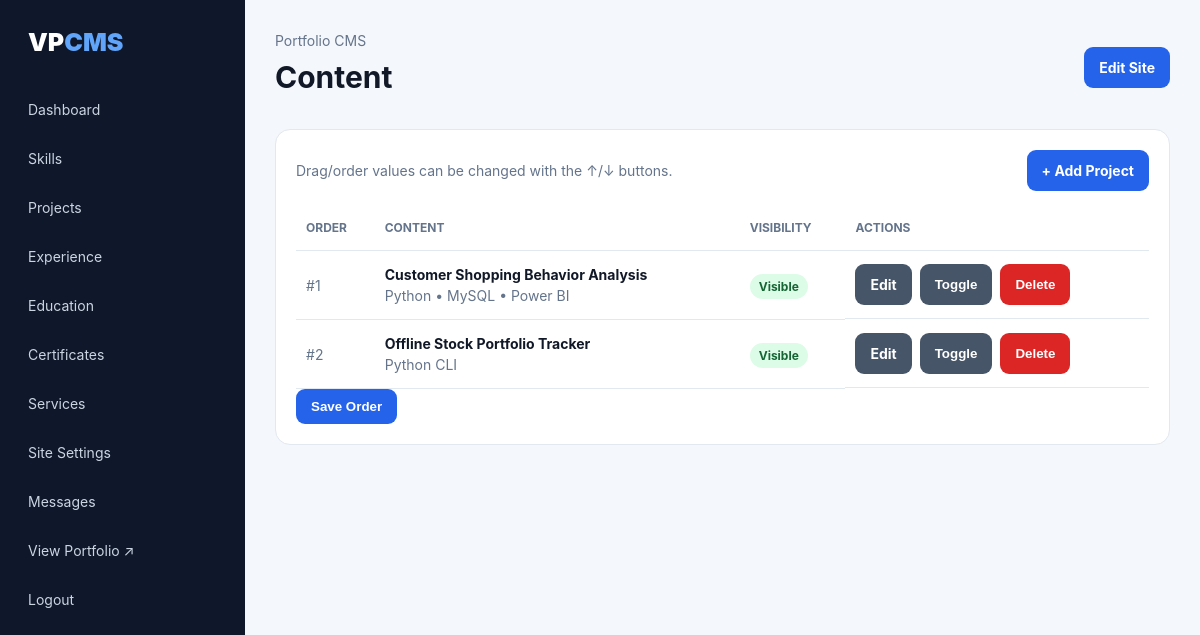
/admin/content.php (signed in), run on the app's committed database.
### tables this page shows
CREATE TABLE IF NOT EXISTS portfolio_items (
    id INT UNSIGNED AUTO_INCREMENT PRIMARY KEY,
    section ENUM('skills','projects','experience','education','certificates','services','socials') NOT NULL,
    title VARCHAR(180) NOT NULL,
    subtitle VARCHAR(255) DEFAULT '',
    description TEXT,
    image VARCHAR(255) DEFAULT '',
    url VARCHAR(500) DEFAULT '',
    meta VARCHAR(255) DEFAULT '',
    sort_order INT NOT NULL DEFAULT 0,
    is_visible TINYINT(1) NOT NULL DEFAULT 1,
    created_at TIMESTAMP DEFAULT CURRENT_TIMESTAMP,
    updated_at TIMESTAMP DEFAULT CURRENT_TIMESTAMP ON UPDATE CURRENT_TIMESTAMP,
    INDEX(section, sort_order, is_visible)
);

### config/config.php (called while the page is built, shortened)
<?php
function db(): PDO {
    static $pdo = null;
    if ($pdo === null) {
        $dsn = 'mysql:host=' . DB_HOST . ';dbname=' . DB_NAME . ';charset=utf8mb4';
        $pdo = new PDO($dsn, DB_USER, DB_PASS, [
            PDO::ATTR_ERRMODE => PDO::ERRMODE_EXCEPTION,
            PDO::ATTR_DEFAULT_FETCH_MODE => PDO::FETCH_ASSOC,
            PDO::ATTR_EMULATE_PREPARES => false,
        ]);
    }
    return $pdo;
}
function e(?string $value): string {
    return htmlspecialchars((string)$value, ENT_QUOTES, 'UTF-8');
}

### admin/content.php (the view, shortened to what this page needs)
<?php
$page_title=ucfirst($_GET['section']??'Content'); require __DIR__.'/_header.php';
$allowed=['skills','projects','experience','education','certificates','services'];
$section=$_GET['section']??'projects'; if(!in_array($section,$allowed,true)) exit('Invalid section.');
$action=$_GET['action']??'list'; $id=(int)($_GET['id']??0);
if($action==='add'||$action==='edit'){
 $item=$id? (function()use($id,$section){$s=db()->prepare("SELECT * FROM portfolio_items WHERE id=? AND section=?");$s->execute([$id,$section]);return $s->fetch();})():['title'=>'','subtitle'=>'','description'=>'','url'=>'','meta'=>'','image'=>''];
?>
<div class="panel"><form method="post" enctype="multipart/form-data"><input type="hidden" name="csrf" value="<?=e(csrf_token())?>">
<div class="form-grid"><div class="field"><label>Title</label><input name="title" value="<?=e($item['title'])?>" required></div><div class="field"><label>Subtitle / Role / Institute</label><input name="subtitle" value="<?=e($item['subtitle'])?>"></div><div class="field full"><label>Description</label><textarea name="description"><?=e($item['description'])?></textarea></div><div class="field"><label>URL</label><input name="url" value="<?=e($item['url'])?>"></div><div class="field"><label>Meta / Tech / Date</label><input name="meta" value="<?=e($item['meta'])?>"></div><div class="field"><label>Image</label><input type="file" name="image" accept="image/*"></div></div><br><div class="actions"><button class="btn" name="act" value="save">Save</button><a class="btn gray" href="content.php?section=<?=$section?>">Cancel</a></div></form></div>
<?php } else { $rows=db()->prepare("SELECT * FROM portfolio_items WHERE section=? ORDER BY sort_order,id");$rows->execute([$section]); ?>
<div class="panel"><div class="toolbar"><div class="muted">Drag/order values can be changed with the ↑/↓ buttons.</div><a class="btn" href="content.php?section=<?=$section?>&action=add">+ Add <?=e(rtrim(ucfirst($section),'s'))?></a></div>
<form method="post"><input type="hidden" name="csrf" value="<?=e(csrf_token())?>">
<div class="table-wrap"><table><thead><tr><th>Order</th><th>Content</th><th>Visibility</th><th>Actions</th></tr></thead><tbody>
<?php foreach($rows as $r): ?><tr><td class="drag">#<?=e($r['sort_order'])?><input type="hidden" name="order[]" value="<?=$r['id']?>"></td><td><?php if($r['image']): ?><img class="thumb" src="../<?=e($r['image'])?>"><?php endif; ?><b><?=e($r['title'])?></b><div class="muted"><?=e($r['subtitle'])?></div></td><td><span class="badge <?=$r['is_visible']?'':'off'?>"><?=$r['is_visible']?'Visible':'Hidden'?></span></td><td class="actions"><a class="btn gray" href="content.php?section=<?=$section?>&action=edit&id=<?=$r['id']?>">Edit</a><button class="btn gray" name="act" value="toggle">Toggle</button><button class="btn red" name="act" value="delete" onclick="this.form.id.value='<?=$r['id']?>'">Delete</button></td></tr><?php endforeach; ?>
</tbody></table></div><input type="hidden" name="id" value=""><button class="btn" name="act" value="order">Save Order</button></form></div>
<?php } require __DIR__.'/_footer.php'; ?>

### admin/admin.css (style rules this page uses)
:root { --bg:#f4f7fb;--card:#fff;--text:#111827;--muted:#64748b;--line:#e2e8f0;--blue:#2563eb;--green:#16a34a;--red:#dc2626 }
* { box-sizing:border-box }
body { margin:0;background:var(--bg);color:var(--text);font:14px/1.5 Inter,system-ui,sans-serif }
.muted { color:var(--muted) }
.btn { display:inline-block;background:var(--blue);color:#fff;border:0;padding:10px 15px;border-radius:9px;text-decoration:none;font-weight:700;cursor:pointer }
.btn.red { background:var(--red) }
.btn.gray { background:#475569 }
.panel { background:var(--card);border:1px solid var(--line);border-radius:15px;padding:20px;margin-top:20px }
.toolbar { display:flex;gap:10px;justify-content:space-between;align-items:center;margin-bottom:15px }
.table-wrap { overflow:auto }
table { width:100%;border-collapse:collapse }
th,td { padding:13px 10px;border-bottom:1px solid var(--line);text-align:left;vertical-align:middle }
th { font-size:12px;color:var(--muted);text-transform:uppercase }
.badge { padding:5px 9px;border-radius:999px;font-size:12px;font-weight:700;background:#dcfce7;color:#166534 }
.actions { display:flex;gap:8px;flex-wrap:wrap }
.drag { cursor:grab;color:var(--muted) }

### data on the page
portfolio_items: sort_order "1", title "Customer Shopping Behavior Analysis", subtitle "Python • MySQL • Power BI", is_visible "Visible", $r['id'] 7 (drawn)
portfolio_items: sort_order "2", title "Offline Stock Portfolio Tracker", subtitle "Python CLI", is_visible "Visible", $r['id'] 8 (drawn)

### other printed values
$page_title "Content"
rtrim(ucfirst($section),'s') "Project"
